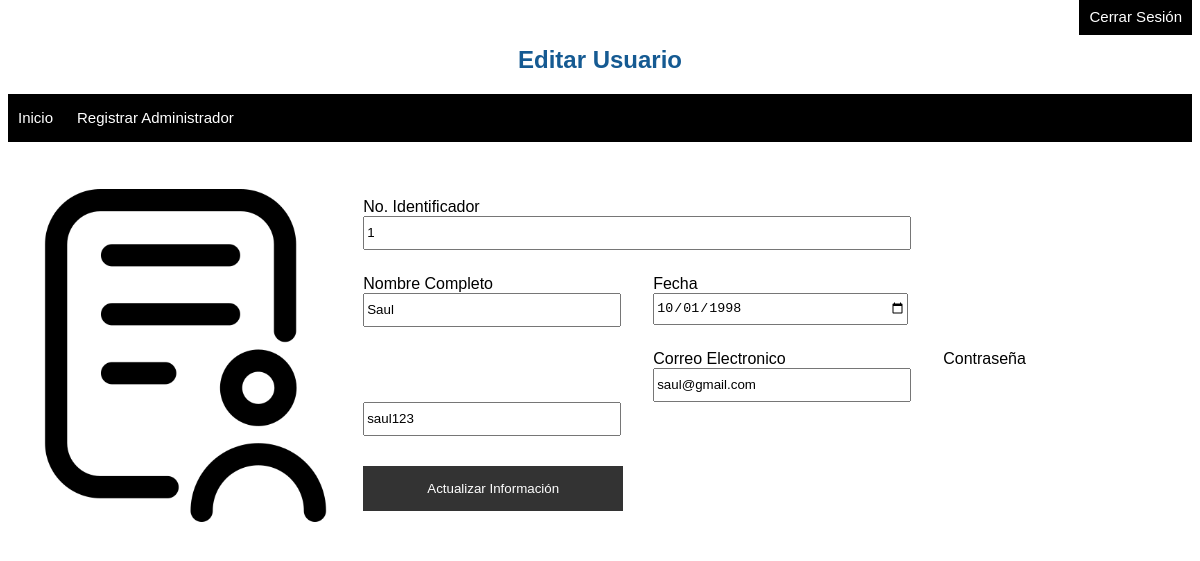
The app's page /php/editar_admin.php?id=1 (signed in) with its own data.
### tables this page shows
CREATE TABLE `usuarios` (
  `id` int(11) NOT NULL,
  `nombrec` varchar(40) NOT NULL,
  `fecha` date NOT NULL,
  `correo` varchar(40) NOT NULL,
  `pass` varchar(40) NOT NULL
);

### php/editar_admin.php (the view, shortened to what this page needs)
<?php
$id = $_GET["id"];
include_once "../bd/base_de_datos.php";
$sentencia = $base_de_datos->prepare("SELECT * FROM usuarios WHERE id = ?;");
$sentencia->execute([$id]);
$solicitud = $sentencia->fetch(PDO::FETCH_OBJ);
?>
<!DOCTYPE html>
<html lang="en">
<head>
    <link rel="stylesheet" href="../css/hoja_estilo.css">
</head>
<body>
<div class="nav-bg">
        <nav class="navegacion-principal">
            <a href="cerrar_sesion.php" class="enlace-logout" onclick="cerrar_sesion()">Cerrar Sesión</a>
        </nav>
    </div>
    <h2 class="usuarios-registrados">Editar Usuario</h2>
    <div class="menu-bienvenida">
        <a href="menu_bienvenida.php" class="registrar-admin">Inicio</a>
        <a href="#" class="registrar-admin" >Registrar Administrador</a>
    </div>
    <br><br>
    <div class="informacion">
        <div class="imagen-formulario">
            <img src="../images/formulario.png" alt="" class="imagen">
        </div>
        <div>
            <form action="actualizar_informacion.php" method="post" class="formulario-editar">
                <div class="id">
                    <label for="">No. Identificador</label>
                    <br>
                    <input type="text" value="<?php echo $solicitud->id ?>" name="id" id="" class="input-formulario-id" readonly>
                </div>
                <div class="nombrec">
                    <label for="">Nombre Completo</label>
                    <br>
                    <input type="text" value="<?php echo $solicitud->nombrec?>" name="nombrec" id="" class="input-formulario">
                </div>
                <div class="fecha">
                    <label for="">Fecha</label>
                    <br>
                    <input type="date" value="<?php echo $solicitud->fecha?>" name="fecha" id="" class="input-formulario">
                </div>
                <div class="correo">
                    <label for="">Correo Electronico</label>
                    <br>
                    <input type="email" value="<?php echo $solicitud->correo?>" name="correo" id="" class="input-formulario">
                </div>
                <div class="pass">
                    <label for="">Contraseña</label>
                    <br>
                    <input type="text" value="<?php echo $solicitud->pass?>" name="pass" id="" class="input-formulario">
                </div>
                <div class="submit">
                    <input type="submit" value="Actualizar Información" class="actualizar-datos">
                </div>
            </form>
        </div>
    </div>
</body>
</html>

### css/hoja_estilo.css (style rules this page uses)
a { padding: 10px; font-family: Arial, Helvetica, sans-serif; font-size: 15px; }
img { width: 100%; }
h2 { font-family: Arial, Helvetica, sans-serif; color:#155a92; }
.navegacion-principal { text-align: right; }
.enlace-logout { text-decoration: none; color: white; background-color: black; padding: 10px; margin: 0; }
.usuarios-registrados { text-align: center; }
.menu-bienvenida { width: 100%; background-color: black; padding: 15px 0px 15px 0px; display: block; }
.registrar-admin { color: white; text-decoration: none; }
.informacion { width: 100%; }
.imagen-formulario { float: left; width: 30%; }
.formulario-editar { padding: 20px; }
.id { padding-bottom: 25px; }
label { font-family: Arial, Helvetica, sans-serif; }
.input-formulario-id { width: 540px; height: 28px; outline: none; }
.nombrec,.correo { float: left; padding-right: 2rem; }
.correo,.pass { padding-top: 25px; }
.input-formulario { width: 250px; height: 28px; outline: none; }
.submit { padding-top: 30px; }
.actualizar-datos { height: 45px; width: 260px; background-color: rgba(0, 0, 0, .8); border: none; cursor: pointer; color: white; }

### records on screen
usuarios: id "1", nombrec "Saul", fecha "10/01/1998", correo "saul@gmail.com", pass "saul123"
